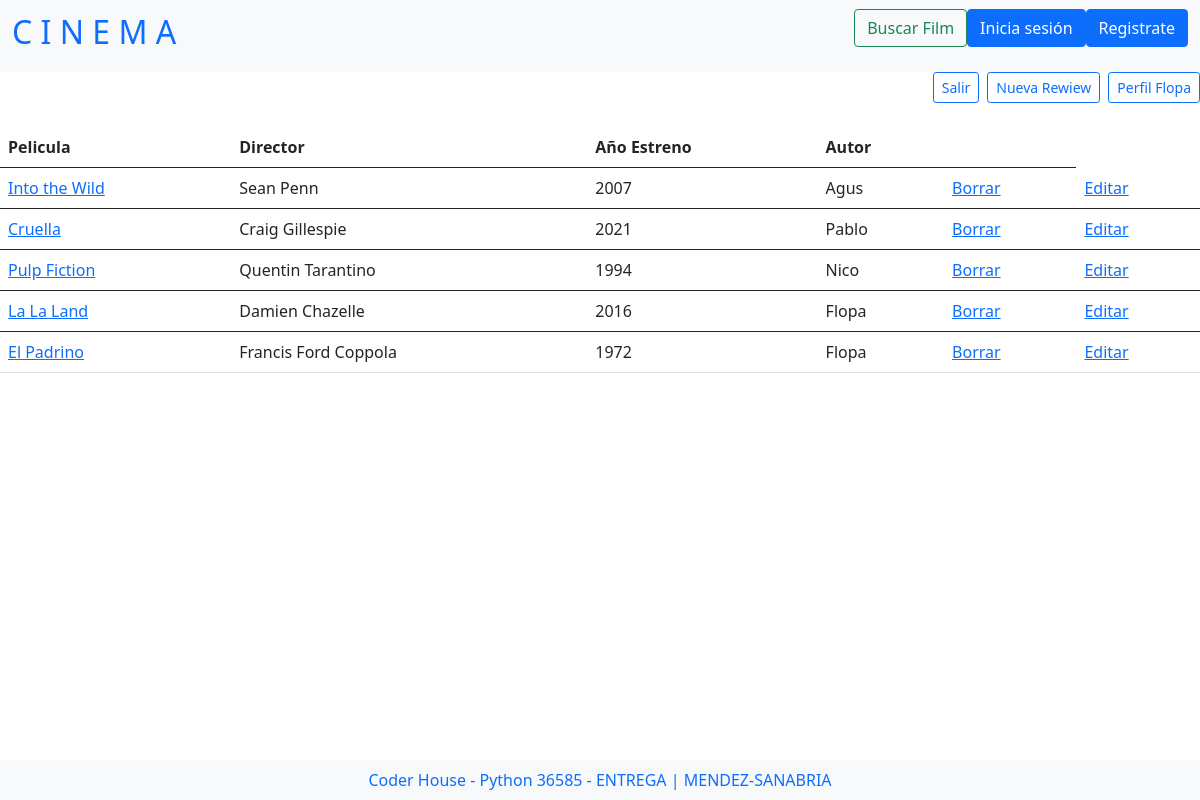
The app's page /reviews/lista_reviews/ (signed in) with its own data.
### reviews/models.py (models this page shows, shortened)
class ReviewModel(models.Model):
    titulo = models.CharField(max_length=100)
    director = models.CharField(max_length=100)
    estreno = models.CharField(max_length=100)
    cuerpo = models.TextField()
    autor = models.ForeignKey(User, on_delete=models.CASCADE)
    fecha_creacion = models.DateField(auto_now_add=True)

### reviews/views.py (the view)
# urls.py: path('lista_reviews/',views.ReviewsList.as_view(), name="reviews_list"),
class ReviewsList(ListView):
    model = ReviewModel
    template_name = "reviews/reviews_list.html"

### reviews/templates/reviews/reviews_list.html (shortened to what this page needs)
{% extends "reviews/reviews_inicio.html" %}
{% block content %}
  {% if user.is_authenticated %}
  <div class="d-grid gap-2 d-md-flex justify-content-md-end">
  <a href="{% url 'user_logout' %}">
    <button type="button" class="btn btn-outline-primary btn-sm">
      Salir
    </button></a>
    <a href="{% url 'review_create' %}">
    <button type="button" class="btn btn-outline-primary btn-sm">
      Nueva Rewiew
    </button></a>
  <a href="{% url 'user_profile' user.id %}">
    <button type="button" class="btn btn-outline-primary btn-sm">
      Perfil {{user.username}}
    </button></a>
  </div>
  <br>
  {% endif %}
  {% if object_list %}
  <table class="table">
    <thead>
      <tr>
        <th scope="col">Pelicula</th>
        <th scope="col">Director</th>
        <th scope="col">Año Estreno</th>
        <th scope="col">Autor</th>
        <th scope="col">
        </th>
      </tr>
    </thead>
      {% for review in object_list %}
      <tbody>
        <tr>
          <td><a href="{% url 'review_detail' review.id %}">{{review.titulo}}</a></td>
          <td><a>{{review.director}}</a></td>
          <td><a>{{review.estreno}}</a></td>
          <td><a>{{review.autor}}</a></td>
          {% if user.is_authenticated %}
          <td><a href="{% url 'review_delete' review.id %}">Borrar</a></td>
          <td><a href="{% url 'review_update' review.id %}">Editar</a></td>
          {% endif %}
        </tr>
      </tbody>
      {% endfor %}
    </table>
  {% else %}
    <h1> Aún no hay reviews</h1>
  {% endif %}
{% endblock %}

### records on screen
ReviewModel: titulo "Into the Wild", director "Sean Penn", estreno "2007", autor "Agus"
ReviewModel: titulo "Cruella", director "Craig Gillespie", estreno "2021", autor "Pablo"
ReviewModel: titulo "Pulp Fiction", director "Quentin Tarantino", estreno "1994", autor "Nico"
ReviewModel: titulo "La La Land", director "Damien Chazelle", estreno "2016", autor "Flopa"
ReviewModel: titulo "El Padrino", director "Francis Ford Coppola", estreno "1972", autor "Flopa"

### other values on screen
{{ user.username }} "Flopa"
